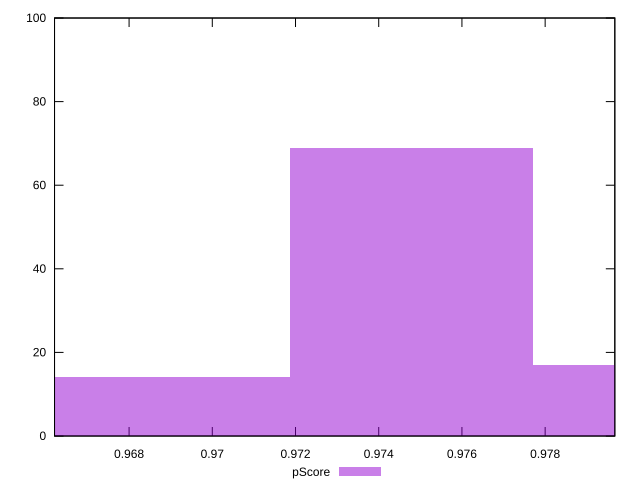

The gnuplot source for this figure:
reset

$pScore <<EOF
0.9689517584355499 14
0.9747888172213062 69
0.9806258760070625 17
EOF

set key outside below
set boxwidth 0.005837058785756325
set xrange [0.9662082786258601:0.9796745801455348]
set yrange [0:100]
set trange [0:100]
set style fill transparent solid 0.5 noborder
set terminal svg size 640, 490 enhanced background rgb 'white'
set output "reports/report_00030_2021-02-24T20-42-31.540Z/bootup-time/samples/music/pScore/histogram.svg"

plot $pScore title "pScore" with boxes

reset
